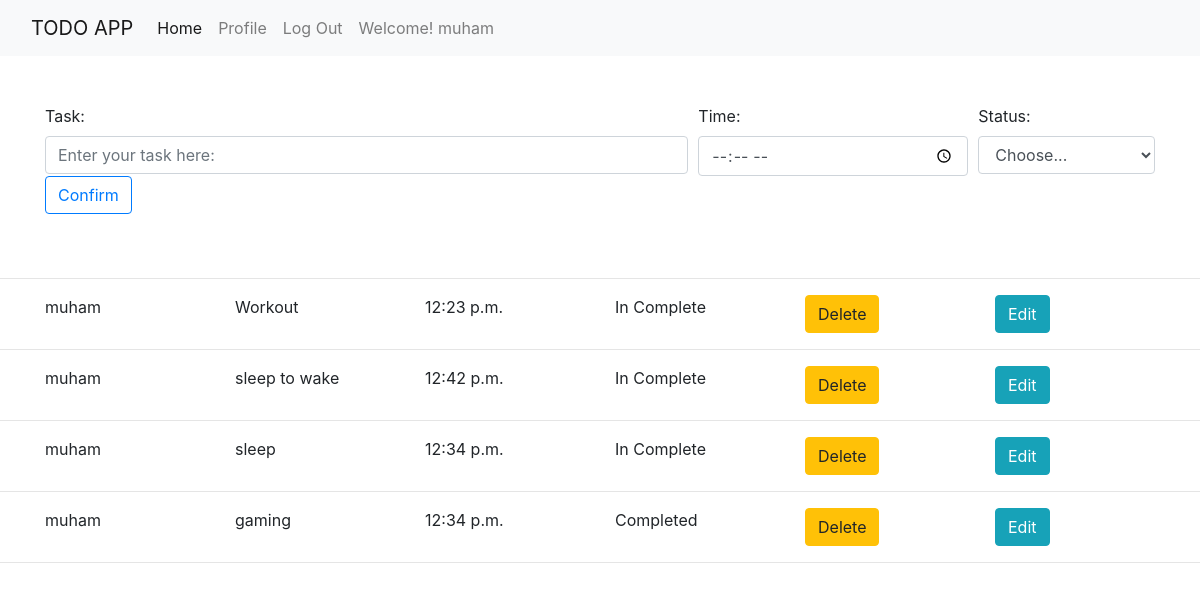
The app's page / (signed in) with its own data.
### task/models.py (models this page shows, shortened)
class Task(models.Model):
    choices = (
        ('Completed', 'Completed'),
        ('In Complete', 'In Complete'),
    )
    name = models.ForeignKey(User, on_delete=models.CASCADE, blank=True, null=True)
    task = models.CharField(max_length=200, null=False, blank=False)
    time = models.TimeField(auto_now_add=False, blank=True)
    status = models.CharField(max_length=200, choices=choices, null=True, blank=False)

### task/views.py (the view, shortened to what this page needs)
# urls.py: path('', views.home, name = 'home'),
@login_required(login_url='login')
def home(request):
    tasks = Task.objects.all()
    form = TaskForm()
    context = {'tasks' : tasks}
    return render(request, 'task/home.html', context)

### task/templates/task/home.html (shortened to what this page needs)
{% extends 'main.html' %}
{% load crispy_forms_tags %}
{% block content %}
<div class="container border-top-0">
<form method="post" action="{% url 'home' %}">
    <div class="form-row">
        <div class="col-7">
            <label for="inputTask">Task:</label>
            <input type="text" class="form-control" placeholder="Enter your task here:" name="task" id="inputTask">
        </div>
        <div class="col-3">
            <label for="inputTime">Time:</label>
            <input type="time" class="form-control" placeholder="Enter time:" name="time" id="inputTime">
        </div>
        <div class="col-2">
            <label for="inputstatus">Status:</label>
            <select id="inputStatus" name="status" class="form-control">
            <option selected>Choose...</option>
            </select>
        </div>
        <div class="col-2">
            <button type="submit" class="btn btn-outline-primary">Confirm</button>
        </div>
    </div>
</form>
</div>
<hr>
{% for task in tasks %}
<div class="container">
    <div class="row">
    <div class="col">
        {{ task.name }}
    </div>
    <div class="col">
        {{ task.task }}
    </div>
    <div class="col">
        {{ task.time }}
    </div>
    <div class="col">
        {{ task.status }}
    </div>
    <div class="col">
        <a href="{% url 'delete_task' task.id %}" class="btn btn-warning">Delete</a>
    </div>
    <div class="col">
        <a href="{% url 'edit_task' task.id %}" class="btn btn-info">Edit</a>
    </div>
    </div>
</div>
<hr>
{% endfor %}
{% endblock content %}

### templates/main.html (shortened to what this page needs)
<!DOCTYPE html>
<html lang="en">
<head>
    <link rel="stylesheet" href="https://maxcdn.bootstrapcdn.com/bootstrap/4.0.0/css/bootstrap.min.css">
</head>
<body>
    {% include 'navbar.html' %}
    {% block content %}
    {% endblock content %}
</body>
</html>

### templates/navbar.html (shortened to what this page needs)
<nav class="navbar navbar-expand-lg navbar-light bg-light">
    <div class="container-fluid">
        <a class="navbar-brand" href="{% url 'home' %}">TODO APP</a>
        <div class="collapse navbar-collapse" id="navbarNav">
            <ul class="navbar-nav">
                {% if request.user.is_authenticated %}
                <li class="nav-item">
                    <a class="nav-link active" aria-current="page" href="{% url 'home' %}">Home</a>
                </li>
                {% if page == 'profile' %}
                {% else %}
                <li class="nav-item">
                    <a class="nav-link" href="{% url 'profile' %}">Profile</a>
                </li>
                {% endif %}
                <li class="nav-item">
                    <a class="nav-link" href="{% url 'logout' %}">Log Out</a>
                </li>
                <li class="nav-item">
                    <a class="nav-link" href="">Welcome! {{ request.user }}</a>
                </li>
                {% endif %}
            </ul>
        </div>
    </div>
</nav>

### templates/main.html (style rules this page uses)
body { background-color: rgb(209, 209, 209); }

### records on screen
Task: name "muham", task "Workout", time "12:23 p.m.", status "In Complete"
Task: name "muham", task "sleep to wake", time "12:42 p.m.", status "In Complete"
Task: name "muham", task "sleep", time "12:34 p.m.", status "In Complete"
Task: name "muham", task "gaming", time "12:34 p.m.", status "Completed"

### other values on screen
{{ request.user }} "muham"
